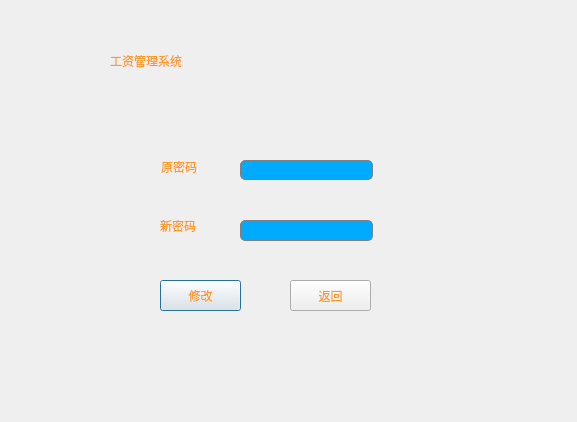
<?xml version="1.0" encoding="UTF-8"?>
<ui version="4.0">
 <class>ModifyPassword</class>
 <widget class="QDialog" name="ModifyPassword">
  <property name="geometry">
   <rect>
    <x>0</x>
    <y>0</y>
    <width>577</width>
    <height>422</height>
   </rect>
  </property>
  <property name="windowTitle">
   <string>Dialog</string>
  </property>
  <property name="styleSheet">
   <string notr="true">color: rgb(255, 154, 38);
background-image: url(:/resource/photo/Resource/2.jpg);</string>
  </property>
  <widget class="QLabel" name="label_3">
   <property name="geometry">
    <rect>
     <x>110</x>
     <y>40</y>
     <width>351</width>
     <height>41</height>
    </rect>
   </property>
   <property name="styleSheet">
    <string notr="true">font: 35pt &quot;新宋体&quot;;
</string>
   </property>
   <property name="text">
    <string>工资管理系统</string>
   </property>
  </widget>
  <widget class="QPushButton" name="pushButto_modify">
   <property name="geometry">
    <rect>
     <x>160</x>
     <y>280</y>
     <width>81</width>
     <height>31</height>
    </rect>
   </property>
   <property name="styleSheet">
    <string notr="true">font: 12pt &quot;仿宋&quot;;</string>
   </property>
   <property name="text">
    <string>修改</string>
   </property>
  </widget>
  <widget class="QPushButton" name="pushButton_back">
   <property name="geometry">
    <rect>
     <x>290</x>
     <y>280</y>
     <width>81</width>
     <height>31</height>
    </rect>
   </property>
   <property name="styleSheet">
    <string notr="true">font: 12pt &quot;仿宋&quot;;</string>
   </property>
   <property name="text">
    <string>返回</string>
   </property>
  </widget>
  <widget class="QLineEdit" name="lineEdit_password">
   <property name="geometry">
    <rect>
     <x>240</x>
     <y>160</y>
     <width>133</width>
     <height>20</height>
    </rect>
   </property>
   <property name="styleSheet">
    <string notr="true">border: 1px solid gray;border-radius:5px; 
padding: 0px 10px 0px 10px;
font: 12pt &quot;仿宋&quot;;
background:rgb(0, 170, 255);
selection-background-color: darkgray;
</string>
   </property>
  </widget>
  <widget class="QLabel" name="label">
   <property name="geometry">
    <rect>
     <x>161</x>
     <y>151</y>
     <width>51</width>
     <height>31</height>
    </rect>
   </property>
   <property name="styleSheet">
    <string notr="true">font: 12pt &quot;仿宋&quot;;</string>
   </property>
   <property name="text">
    <string>原密码</string>
   </property>
  </widget>
  <widget class="QLabel" name="label_2">
   <property name="geometry">
    <rect>
     <x>160</x>
     <y>210</y>
     <width>51</width>
     <height>31</height>
    </rect>
   </property>
   <property name="styleSheet">
    <string notr="true">font: 12pt &quot;仿宋&quot;;</string>
   </property>
   <property name="text">
    <string>新密码</string>
   </property>
  </widget>
  <widget class="QLineEdit" name="lineEdit_newpassword">
   <property name="geometry">
    <rect>
     <x>240</x>
     <y>220</y>
     <width>133</width>
     <height>21</height>
    </rect>
   </property>
   <property name="styleSheet">
    <string notr="true">border: 1px solid gray;border-radius:5px; 
padding: 0px 10px 0px 10px;
font: 12pt &quot;仿宋&quot;;
background:rgb(0, 170, 255);
selection-background-color: darkgray;
</string>
   </property>
  </widget>
 </widget>
 <resources/>
 <connections/>
</ui>
